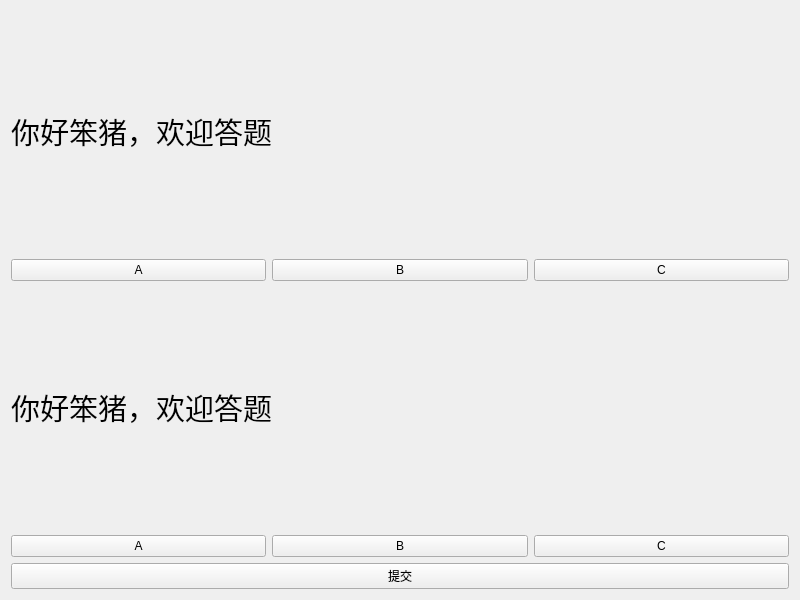
<?xml version="1.0" encoding="UTF-8"?>
<ui version="4.0">
 <class>question</class>
 <widget class="QWidget" name="question">
  <property name="geometry">
   <rect>
    <x>0</x>
    <y>0</y>
    <width>800</width>
    <height>600</height>
   </rect>
  </property>
  <property name="windowTitle">
   <string>Form</string>
  </property>
  <layout class="QVBoxLayout" name="verticalLayout">
   <item>
    <layout class="QVBoxLayout" name="verticalLayout_2">
     <item>
      <widget class="QLabel" name="q_one">
       <property name="text">
        <string>&lt;html&gt;&lt;head/&gt;&lt;body&gt;&lt;p&gt;&lt;span style=&quot; font-size:22pt;&quot;&gt;你好笨猪，欢迎答题&lt;/span&gt;&lt;/p&gt;&lt;/body&gt;&lt;/html&gt;</string>
       </property>
      </widget>
     </item>
     <item>
      <layout class="QHBoxLayout" name="horizontalLayout_2">
       <item>
        <widget class="QPushButton" name="A">
         <property name="text">
          <string>A</string>
         </property>
        </widget>
       </item>
       <item>
        <widget class="QPushButton" name="B">
         <property name="text">
          <string>B</string>
         </property>
        </widget>
       </item>
       <item>
        <widget class="QPushButton" name="C">
         <property name="text">
          <string>C</string>
         </property>
        </widget>
       </item>
      </layout>
     </item>
    </layout>
   </item>
   <item>
    <layout class="QVBoxLayout" name="verticalLayout_3">
     <item>
      <widget class="QLabel" name="q_two">
       <property name="text">
        <string>&lt;html&gt;&lt;head/&gt;&lt;body&gt;&lt;p&gt;&lt;span style=&quot; font-size:22pt;&quot;&gt;你好笨猪，欢迎答题&lt;/span&gt;&lt;/p&gt;&lt;/body&gt;&lt;/html&gt;</string>
       </property>
      </widget>
     </item>
     <item>
      <layout class="QHBoxLayout" name="horizontalLayout_3">
       <item>
        <widget class="QPushButton" name="A_2">
         <property name="text">
          <string>A</string>
         </property>
        </widget>
       </item>
       <item>
        <widget class="QPushButton" name="B_2">
         <property name="text">
          <string>B</string>
         </property>
        </widget>
       </item>
       <item>
        <widget class="QPushButton" name="C_2">
         <property name="text">
          <string>C</string>
         </property>
        </widget>
       </item>
      </layout>
     </item>
    </layout>
   </item>
   <item>
    <widget class="QPushButton" name="Submit">
     <property name="text">
      <string>提交</string>
     </property>
    </widget>
   </item>
  </layout>
 </widget>
 <resources/>
 <connections/>
</ui>
